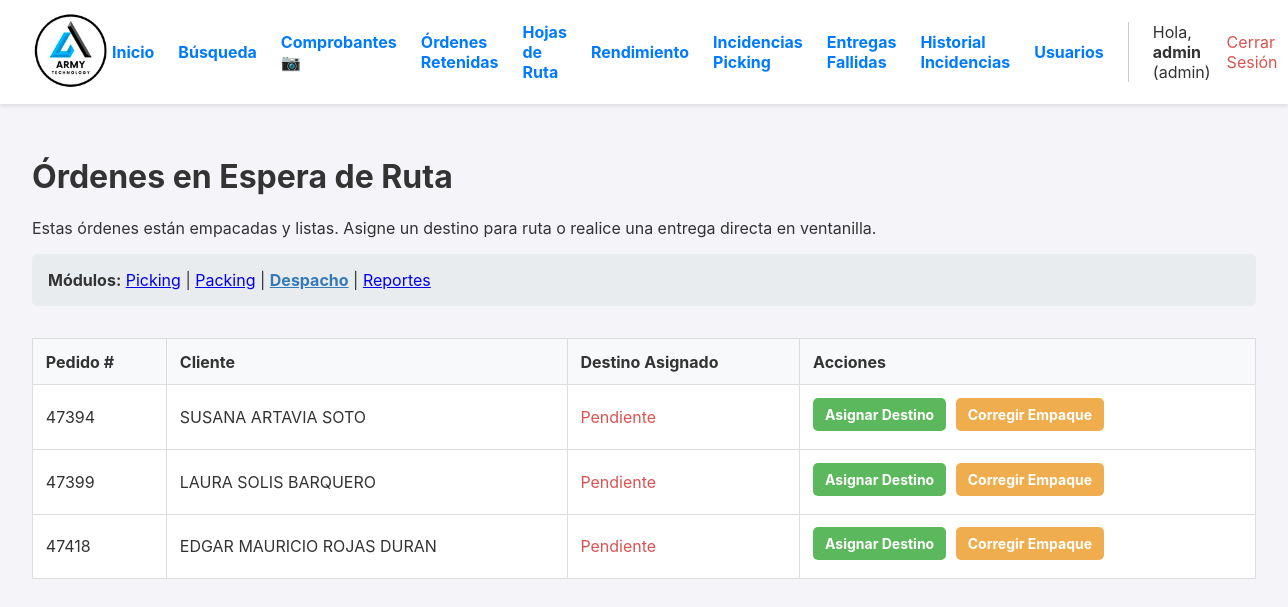
The page /despacho (signed in) on the database as committed earlier.
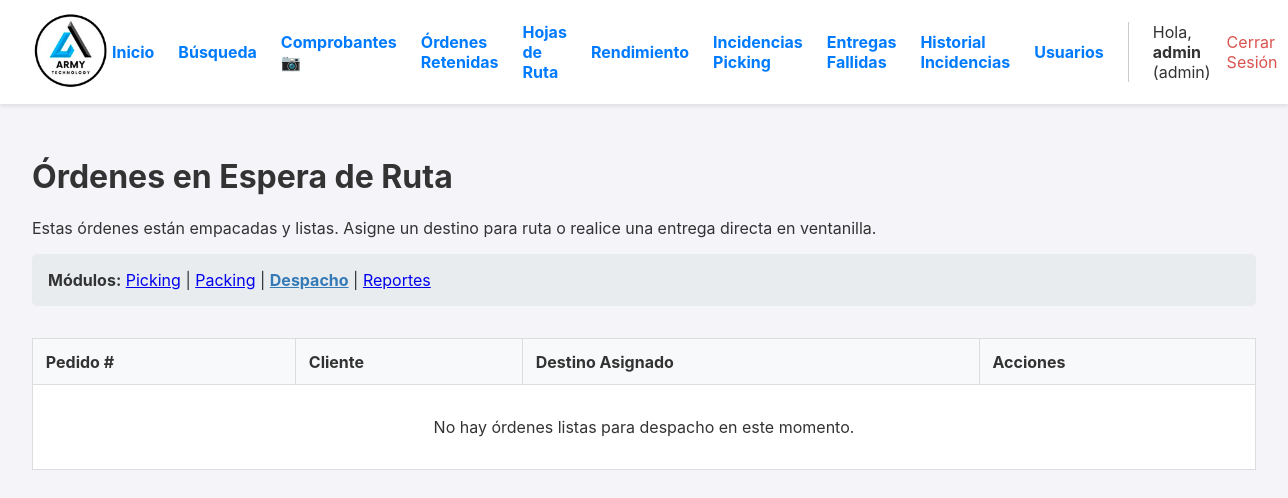
The same page on the database as committed later.
### app.py (models this page shows, shortened)
class Orden(db.Model):
    id = db.Column(db.Integer, primary_key=True)
    numero_pedido = db.Column(db.String(50), unique=True, nullable=False)
    cliente_nombre = db.Column(db.String(200), nullable=False)
    cliente_direccion = db.Column(db.String(300), nullable=True)
    estado = db.Column(db.String(30), nullable=False, default='PENDIENTE')
    fecha_creacion = db.Column(db.DateTime, nullable=False, default=datetime.datetime.utcnow)
    lote_id = db.Column(db.Integer, db.ForeignKey('lote_picking.id'), nullable=True)
    items = db.relationship('ItemOrden', backref='orden', lazy=True, cascade="all, delete-orphan")
    fecha_inicio_picking = db.Column(db.DateTime, nullable=True)
    fecha_fin_picking = db.Column(db.DateTime, nullable=True)
    fecha_fin_packing = db.Column(db.DateTime, nullable=True)
    fecha_despacho = db.Column(db.DateTime, nullable=True)
    packer_id = db.Column(db.Integer, db.ForeignKey('user.id', ondelete='SET NULL'), nullable=True)
    packer = db.relationship('User', foreign_keys=[packer_id])
    devolucion_confirmada = db.Column(db.Boolean, default=False, nullable=False)
    bultos = db.relationship('Bulto', backref='orden', cascade="all, delete-orphan")
    hoja_de_ruta_id = db.Column(db.Integer, db.ForeignKey('hoja_de_ruta.id'), nullable=True)
    destino_id = db.Column(db.Integer, db.ForeignKey('destino.id'), nullable=True)
    destino = db.relationship('Destino', backref='ordenes')
    guia_encomienda = db.Column(db.String(100), nullable=True)
    nota_entrega = db.Column(db.Text, nullable=True)
    fecha_entrega_final = db.Column(db.DateTime, nullable=True)
    nota_bodega = db.Column(db.Text, nullable=True)
    foto_guia_url = db.Column(db.String(500), nullable=True)

### app.py (the view)
@app.route('/despacho')
@login_required
def dashboard_despacho():
    ordenes_para_despacho = db.session.execute(
        db.select(Orden).filter_by(estado='LISTO_PARA_DESPACHO').order_by(Orden.fecha_creacion.asc())
    ).scalars().all()
    return render_template(
        'dashboard_despacho.html',
        ordenes_para_despacho=ordenes_para_despacho
    )

### app.py (called while the page is built)
@login_manager.user_loader
def load_user(user_id):
    return db.session.get(User, int(user_id))

### templates/dashboard_despacho.html (shortened to what this page needs)
{% extends "layout.html" %}
{% block content %}
    <h1>Órdenes en Espera de Ruta</h1>
    <p>Estas órdenes están empacadas y listas. Asigne un destino para ruta o realice una entrega directa en ventanilla.</p>
    <div class="navegacion-modulos" style="margin-bottom: 2rem;">
        <strong>Módulos:</strong>
        <a href="{{ url_for('dashboard') }}">Picking</a> |
        <a href="{{ url_for('dashboard_packing') }}">Packing</a> |
        <a href="{{ url_for('dashboard_despacho') }}" style="font-weight: bold; color: #337ab7;">Despacho</a>
        {% if current_user.role == 'admin' %}
        | <a href="{{ url_for('reportes_y_busqueda') }}">Reportes</a>
        {% endif %}
    </div>
    <table>
        <thead>
            <tr>
                <th>Pedido #</th>
                <th>Cliente</th>
                <th>Destino Asignado</th>
                <th>Acciones</th>
            </tr>
        </thead>
        <tbody>
            {% for orden in ordenes_para_despacho %}
            <tr>
                <td>{{ orden.numero_pedido }}</td>
                <td>{{ orden.cliente_nombre }}</td>
                <td>
                    {% if orden.destino %}
                        <strong>{{ orden.destino.nombre }}</strong>
                    {% else %}
                        <span style="color: #d9534f;">Pendiente</span>
                    {% endif %}
                </td>
                <td>
                    <a href="{{ url_for('asignar_destino', orden_id=orden.id) }}" class="action-link assign-btn">
                        {% if orden.destino %}Editar Destino{% else %}Asignar Destino{% endif %}
                    </a>
                    <form action="{{ url_for('corregir_empaque_orden', orden_id=orden.id) }}" method="POST" style="display: inline;"
                          onsubmit="return confirm('¿Está seguro de que desea corregir el empaque? Se borrarán las etiquetas existentes y deberá finalizar el packing de nuevo.');">
                        <button type="submit" class="action-link correct-btn">Corregir Empaque</button>
                    </form>
                </td>
            </tr>
            {% else %}
            <tr>
                <td colspan="4" style="text-align: center; padding: 2em;">No hay órdenes listas para despacho en este momento.</td>
            </tr>
            {% endfor %}
        </tbody>
    </table>
{% endblock %}

Rows that differ between the two databases and show on the page:
no longer on this page (row edited): Orden: numero_pedido "47394", cliente_nombre "SUSANA ARTAVIA SOTO"
no longer on this page (row edited): Orden: numero_pedido "47399", cliente_nombre "LAURA SOLIS BARQUERO"
removed Orden: numero_pedido "47418", cliente_nombre "EDGAR MAURICIO ROJAS DURAN"
Other text that changed with them:
text now shown: "No hay órdenes listas para despacho en este momento."
